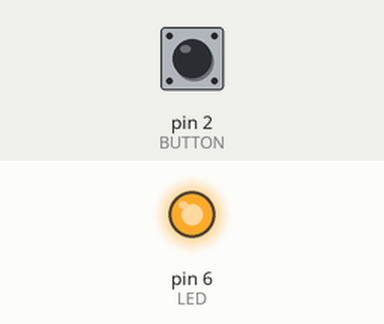
Simulated run of this sketch. Board: Arduino Uno, built with avr-gcc and run on an emulated ATmega328P. Shown: output pins drawn as LEDs (lit = HIGH). The inputs (shaded band) are chosen by the test bench; at power-on: pin 2 (BUTTON) LOW.

Above: at 1.2 s.
1.3 s: pin 2 (BUTTON) pulled HIGH for 0.15 s
At 1.37 s:
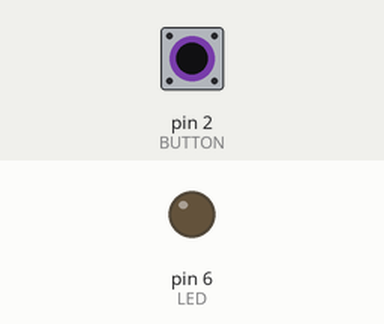
2.9 s: pin 2 (BUTTON) pulled HIGH for 3.2 s
At 6.5 s:
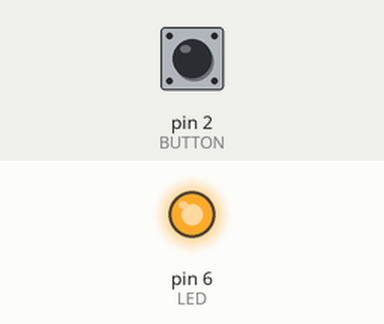
Timing chart, 0 to 8.0 s (numbered marks = the images above; inputs shaded):
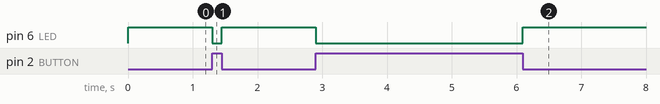

The sketch:

ex04_extend_01_d.ino
```cpp
// 버튼으로 LED 제어 (boolean형 변수 사용)

#define BUTTON 2
#define LED 6

void setup() {
  pinMode(BUTTON, INPUT);
  pinMode(LED, OUTPUT);
}

void loop() {
  boolean value = digitalRead(BUTTON);
  digitalWrite(LED, !value);
}
```

Measured:
- after the input at 1.3 s, pin 6 (LED): HIGH → LOW at once, → HIGH 0.15 s later
- after the input at 2.9 s, pin 6 (LED): HIGH → LOW at once, → HIGH 3.2 s later
